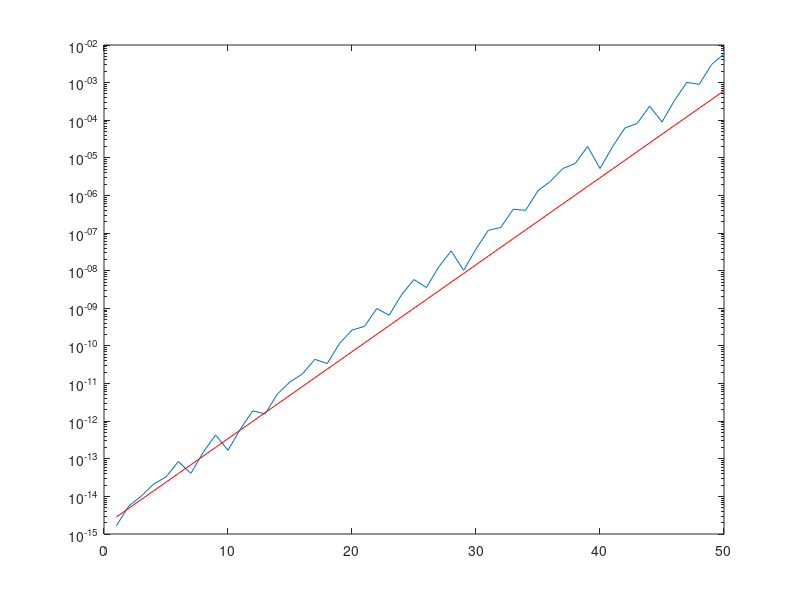

The MATLAB script that drew this image:
clc;
clear all;
close all;

mu=3.92;
x0=rand;
for k=1:100
    x0 = mu*x0*(1-x0);
end

x1=zeros(1e6,1);
x2=x1;
x=x0+randn*1e-14;
for k=1:1e6
    x=mu*x*(1-x);
    x1(k)=x;
end
x=x0+randn*1e-14;
for k=1:1e6
    x=mu*x*(1-x);
    x2(k)=x;
end
%plot(1:100,x1(1:100),1:100,x2(1:100))

lnlam1=mean(log(abs(mu*(1-2*x1))));
lnlam2=mean(log(abs(mu*(1-2*x2))));
lam =exp(lnlam2);

semilogy(abs(x1(1:50)-x2(1:50)))
hold on
xi = abs(x1(1)-x2(1));
semilogy(1:50,xi*(lam.^[1:50]),'r')